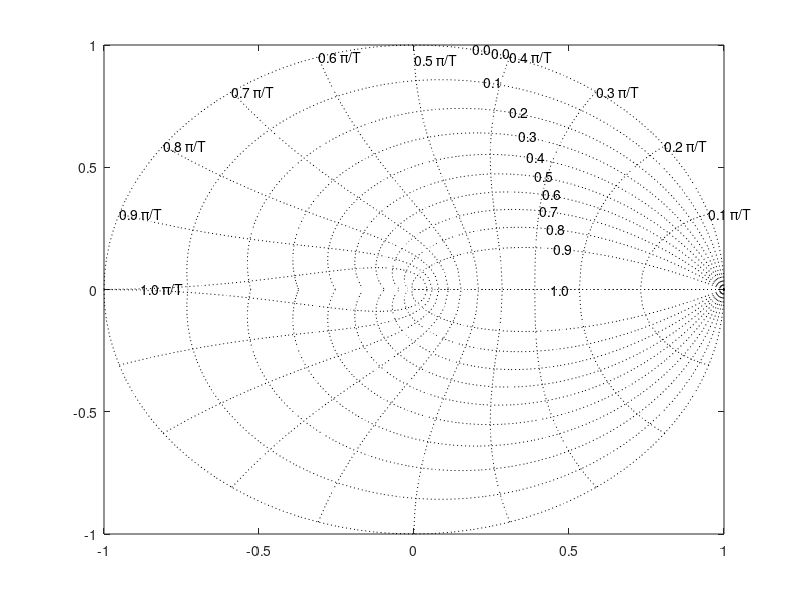

Recreate this plot in MATLAB. (Note: this script raises an error after producing the figure.)

%Use state feedback to slightly modify the systems poles 
%plotting the original poles
figure; 
zgrid on
plot(GPoles, 'rx', 'markersize',16);
%modifying pole position
%calculating 2%settling time
Pmags = abs(GPoles)
T2s = 2*Ts./abs(log(Pmags))
Zmag = exp(-4*Ts); %new radius that the poles must be within for 5 second settling time

%replace the integrator with a pole at z = Zmag
%leave complex pole freqeuncy of oscillation alone since this is likely
%close to natural frequency of the pendulum 
Zangle = angle(GPoles(2))
%now change the pole locations but keep frequency the same. 
Pc = [ Zmag, Zmag*exp(j*Zangle), Zmag*exp(-j*Zangle), min(GPoles) ];

%checking that new pole location is correct
hold on
plot(Pc, 'mx','markersize',14)

K = place(A, B, Pc);


